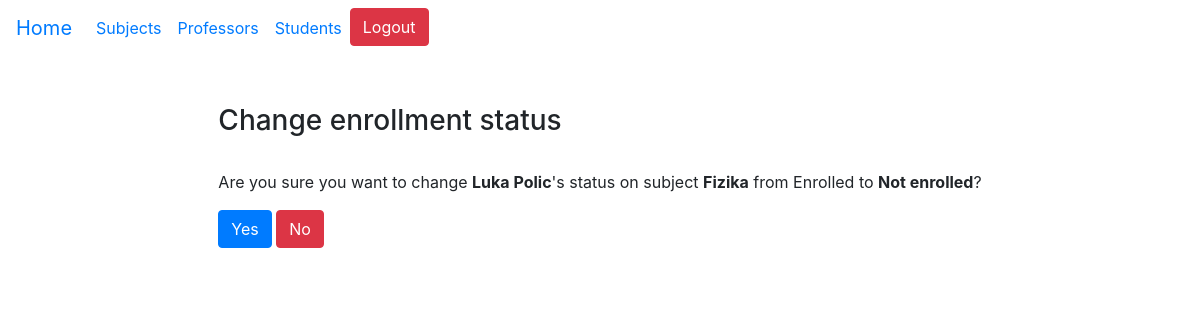
The app's page /student/enrollments/2/update/Not enrolled (signed in) with its own data.
### base/models.py (models this page shows, shortened)
class Enrollment(models.Model):
    student = models.ForeignKey(User, on_delete=models.PROTECT, null=True, blank=True)
    subject = models.ForeignKey(Subject, on_delete=models.PROTECT, null=True, blank=True)
    STATUS = (('Not enrolled', 'Not enrolled'), ('Enrolled', 'Enrolled'), ('Passed', 'Passed'), ('Not passed', 'Not passed'))
    status = models.CharField(max_length=50, choices=STATUS, null=True, blank=True)

class User(AbstractUser):
    STATUSES = (('None', 'None'), ('Regular', 'Regular'), ('Part time', 'Part time'))
    status = models.CharField(max_length=50, choices=STATUSES, null=True, blank=True)
    role = models.ForeignKey(Role, on_delete=models.PROTECT, null=True, blank=True)

class Subject(models.Model):
    name = models.CharField(max_length=50, null=True, blank=True)
    code = models.CharField(max_length=10, null=True, blank=True)
    program = models.CharField(max_length=50, null=True, blank=True)
    ects = models.PositiveSmallIntegerField(null=True, blank=True)
    semester_regular = models.PositiveSmallIntegerField(null=True, blank=True)
    semester_part_time = models.PositiveSmallIntegerField(null=True, blank=True)
    MANDATORY = (('Yes', 'Yes'), ('No', 'No'))
    mandatory = models.CharField(max_length=50, choices=MANDATORY, null=True, blank=True)
    lecturer = models.ForeignKey(User, on_delete=models.PROTECT, null=True, blank=True)

### base/views.py (the view, shortened to what this page needs)
# urls.py: path('student/enrollments/<int:id>/update/<str:new_status>', views.change_subject_status, name='update_enrollment_status'),
@login_required(login_url="/login/")
def change_subject_status(request, id, new_status):
    enrollment = Enrollment.objects.get(pk=id)
    if request.method == "GET":
        return render(request, "update_enrollment_status.html", {"enrollment":enrollment, "new_status":new_status})
    else:
        return HttpResponse("<h4> Not possible to change status </h4>")

### base/templates/update_enrollment_status.html (shortened to what this page needs)
{% extends 'base.html' %}
{% block update_enrollment_status %}
<h3> Change enrollment status </h3>
<br>
<form method="POST">
    {% if request.user.role.name != "Student" %}
    <p>
        Are you sure you want to change <b>{{enrollment.student.first_name}} {{enrollment.student.last_name}}</b>'s status
        on subject <b>{{enrollment.subject.name}}</b> from {{enrollment.status}} to <b>{{new_status}}</b>?
    </p>
    {% else %}
    <p> Are you sure you want to change status on subject <b>{{enrollment.subject.name}}</b> from {{enrollment.status}} to <b>{{new_status}}</b>? </p>
    {% endif %}
    <button class="btn btn-primary" type="submit" name="Yes"> Yes </button>
    <button class="btn btn-danger" type="submit" name="No"> No </button>
</form>
{% endblock %}

### records on screen
Enrollment: student.first_name "Luka", student.last_name "Polic", subject.name "Fizika", status "Enrolled"

### other values on screen
{{ new_status }} "Not enrolled"
